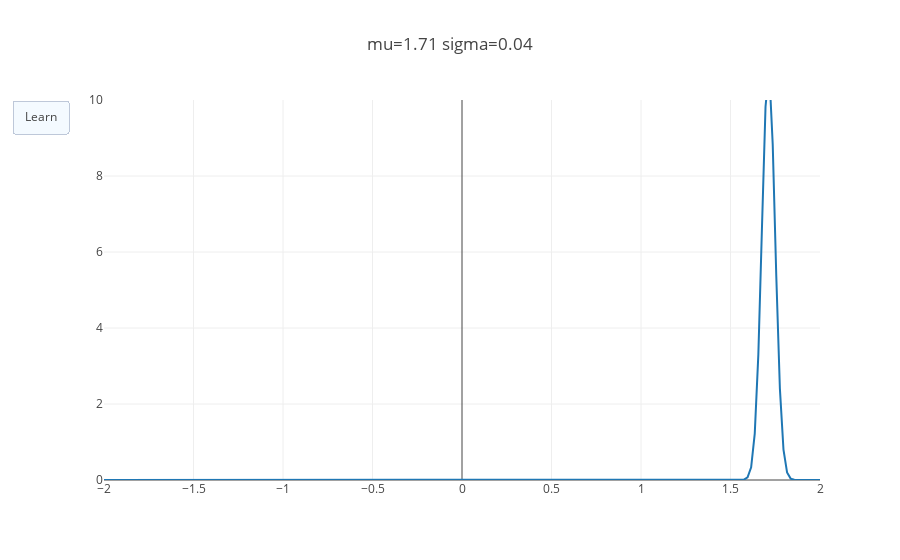

Notebook source saved alongside this figure:
### Code cell
fig = animate_learned_gaussian(priors, xmin=-2, xmax=2)
iplot(fig)

### Figure 1 — Plotly figure (JSON) as saved in the notebook; plotly's stock layout.template omitted (floating-point values rounded to 4 significant figures; data arrays with more than 128 entries replaced by an {"elided": "..."} marker saying what was removed)
{"data": [{"type": "scatter", "uid": "c3d7c77b-4be0-4aa3-9282-74a0ca7d1a9c", "x": {"elided": "300 float values"}, "y": {"elided": "300 float values"}}], "layout": {"autosize": true, "title": "mu=1.71 sigma=0.04", "updatemenus": [{"active": 0, "buttons": [{"args": [null], "label": "Learn", "method": "animate"}], "type": "buttons"}], "xaxis": {"autorange": false, "range": [-2, 2], "type": "linear"}, "yaxis": {"autorange": false, "range": [0, 10], "type": "linear"}}}
